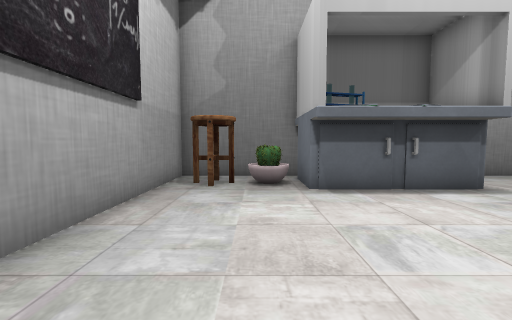
view 1 (above)

16 first-person views from a walk through a 3-D level made in the Godot game engine. The camera is 1.2 m above the floor, tilts 4° down and sees 90° across. The floor is counted in squares, 1 m on a side. Each view is taken from the middle of a square. On the plan, view 1 faces up. The plan holds only what a view shows up to about 12 squares ahead; the rest is blank. The place goes on beyond the plan. Characters and animated objects are not drawn. Some surface patterns are stand-ins.

view 2
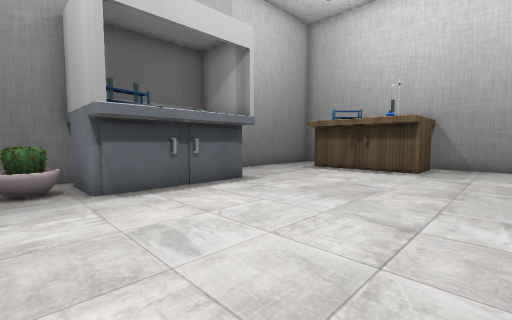

view 3
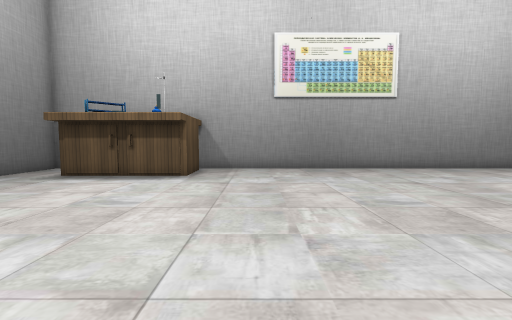

view 4
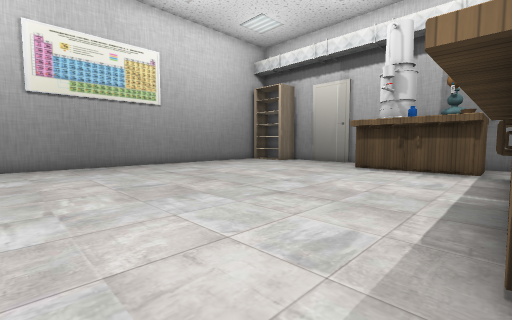

view 5
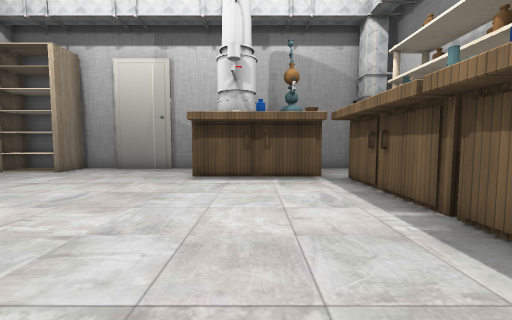

view 6
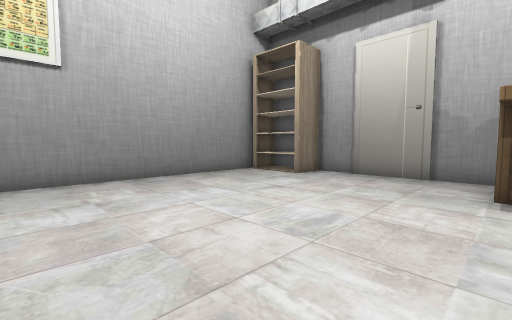

view 7
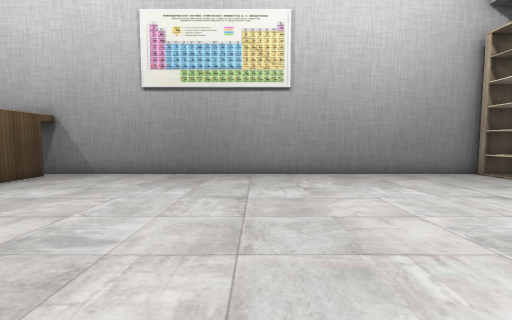

view 8
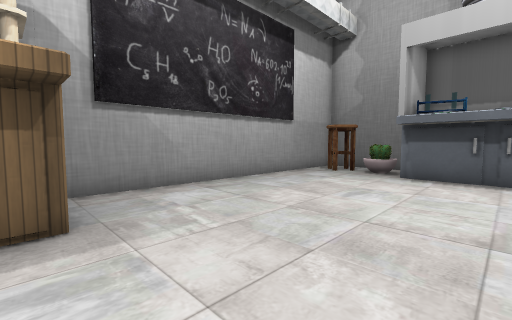

view 9
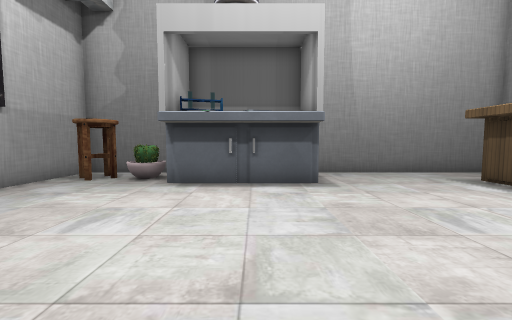

view 10
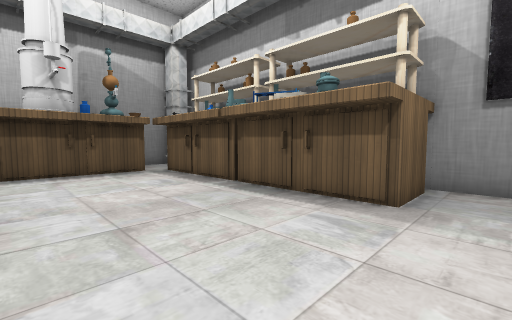

view 11
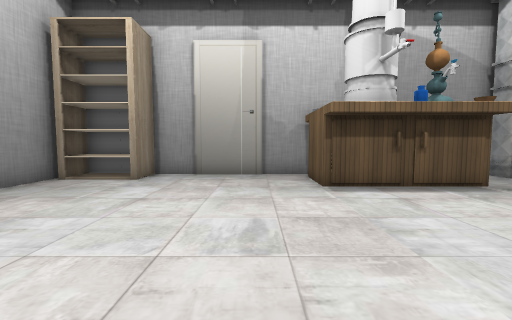

view 12
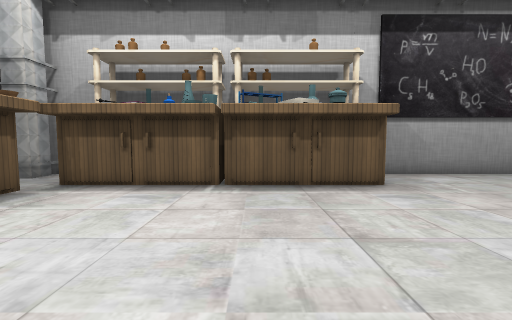

view 13
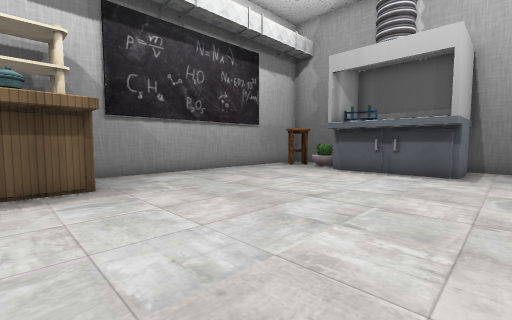

view 14
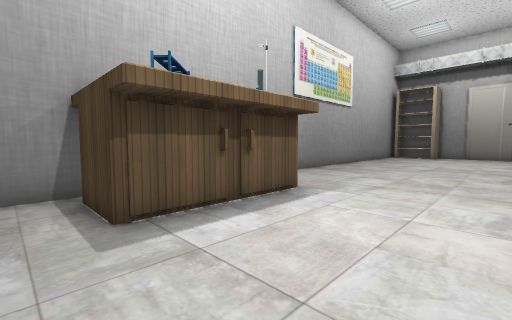

view 15
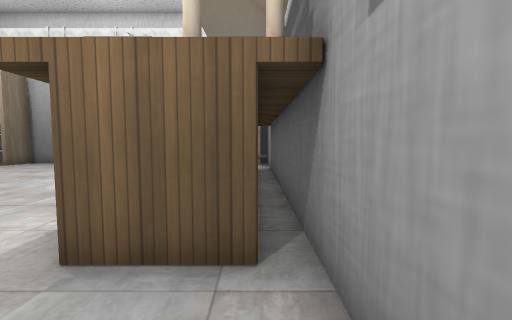

view 16
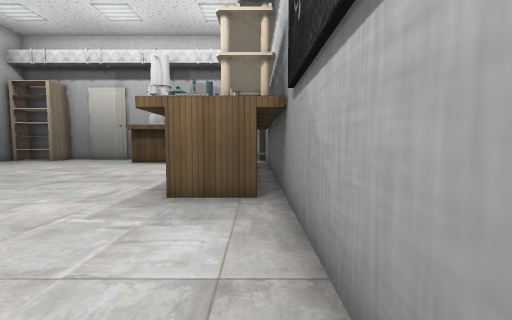

### Floor plan
Key: @ floor where view 1 was taken; # wall or solid block; . floor; D closed door; C chair; A cactus; T table; W wardrobe.
Columns run from 3 left of view 1 to 14 right of it. Each row starts with its distance up from view 1.
  9 ######   #########
  8 #CCAA#   #.......#
  7 #CCAA#####....TTT#
  6 #.............T
  5 #.............#
  4 #.............T
  3 #.............TTT#
  2 #................#
  1 #................#
  0 #..@.............#
 -1 #................#
 -2 #................#
 -3 #TTT.............#
 -4 #T T.............#
 -5 #T T.............#
 -6 #T T.............#
 -7 #TTT.............#
 -8 #T #.............#
 -9 #T T.............#
-10 #T T.............#
-11 #  T.............#
-12 # ..TTTTT........#
-13 ##..T   T.....WWW#
-14  #  T   #.DDD.WWW#
-15   ###   ##DDD#####

Where each view was taken, in squares from view 1:
view 1: 0 up, 0 right, facing up
view 2: 0 up, 0 right, facing up-right
view 3: 0 up, 2 right, facing right
view 4: 0 up, 0 right, facing down-right
view 5: 3 down, 3 right, facing down
view 6: 5 down, 5 right, facing down-right
view 7: 5 down, 4 right, facing right
view 8: 3 down, 4 right, facing up-left
view 9: 1 down, 4 right, facing up
view 10: 1 down, 5 right, facing down-left
view 11: 5 down, 7 right, facing down
view 12: 6 down, 7 right, facing left
view 13: 4 down, 7 right, facing up-left
view 14: 8 up, 7 right, facing down-right
view 15: 0 up, 2 left, facing down
view 16: 3 up, 2 left, facing down
